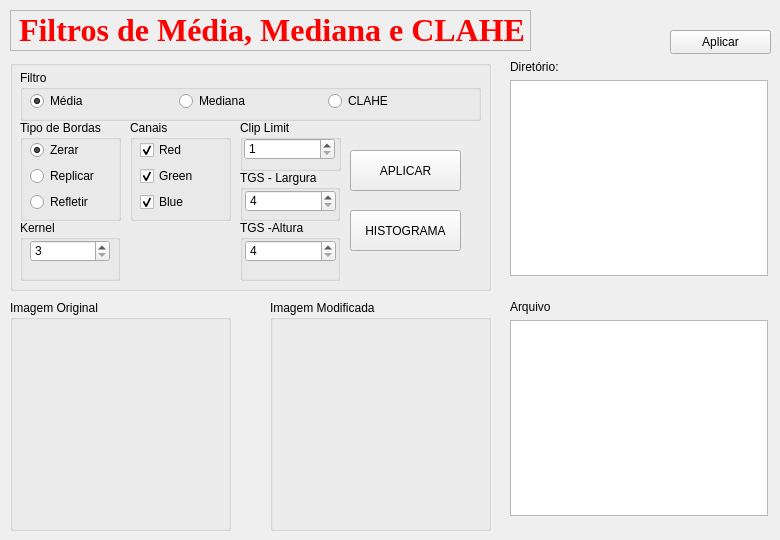
    <widget class="QWidget" name="page_6">
     <widget class="QLabel" name="label_titulo1_4">
      <property name="geometry">
       <rect>
        <x>10</x>
        <y>10</y>
        <width>521</width>
        <height>41</height>
       </rect>
      </property>
      <property name="font">
       <font>
        <family>Times New Roman</family>
        <pointsize>24</pointsize>
        <bold>true</bold>
       </font>
      </property>
      <property name="styleSheet">
       <string notr="true"/>
      </property>
      <property name="frameShape">
       <enum>QFrame::Shape::StyledPanel</enum>
      </property>
      <property name="frameShadow">
       <enum>QFrame::Shadow::Sunken</enum>
      </property>
      <property name="midLineWidth">
       <number>1</number>
      </property>
      <property name="text">
       <string>&lt;html&gt;&lt;head/&gt;&lt;body&gt;&lt;p&gt;&lt;span style=&quot; color:#ff0000;&quot;&gt;Filtros de Média, Mediana e CLAHE&lt;/span&gt;&lt;/p&gt;&lt;/body&gt;&lt;/html&gt;</string>
      </property>
      <property name="textFormat">
       <enum>Qt::TextFormat::RichText</enum>
      </property>
     </widget>
     <widget class="QGroupBox" name="groupBox_13">
      <property name="geometry">
       <rect>
        <x>10</x>
        <y>60</y>
        <width>481</width>
        <height>231</height>
       </rect>
      </property>
      <property name="title">
       <string/>
      </property>
      <widget class="QGroupBox" name="groupBox_14">
       <property name="geometry">
        <rect>
         <x>10</x>
         <y>160</y>
         <width>100</width>
         <height>61</height>
        </rect>
       </property>
       <property name="title">
        <string>Kernel</string>
       </property>
       <widget class="QSpinBox" name="spinBox_kernel">
        <property name="geometry">
         <rect>
          <x>10</x>
          <y>20</y>
          <width>80</width>
          <height>22</height>
         </rect>
        </property>
        <property name="readOnly">
         <bool>false</bool>
        </property>
        <property name="minimum">
         <number>3</number>
        </property>
        <property name="maximum">
         <number>13</number>
        </property>
       </widget>
      </widget>
      <widget class="QGroupBox" name="groupBox_15">
       <property name="geometry">
        <rect>
         <x>10</x>
         <y>60</y>
         <width>101</width>
         <height>101</height>
        </rect>
       </property>
       <property name="title">
        <string>Tipo de Bordas</string>
       </property>
       <widget class="QWidget" name="layoutWidget">
        <property name="geometry">
         <rect>
          <x>10</x>
          <y>20</y>
          <width>81</width>
          <height>74</height>
         </rect>
        </property>
        <layout class="QVBoxLayout" name="verticalLayout_18">
         <item>
          <widget class="QRadioButton" name="radioButton_zerar_borda">
           <property name="text">
            <string>Zerar</string>
           </property>
           <property name="checked">
            <bool>true</bool>
           </property>
          </widget>
         </item>
         <item>
          <widget class="QRadioButton" name="radioButton_replicar_borda">
           <property name="text">
            <string>Replicar</string>
           </property>
          </widget>
         </item>
         <item>
          <widget class="QRadioButton" name="radioButton_refletir_borda">
           <property name="text">
            <string>Refletir</string>
           </property>
          </widget>
         </item>
        </layout>
       </widget>
      </widget>
      <widget class="QGroupBox" name="groupBox_16">
       <property name="geometry">
        <rect>
         <x>120</x>
         <y>60</y>
         <width>101</width>
         <height>101</height>
        </rect>
       </property>
       <property name="title">
        <string>Canais</string>
       </property>
       <widget class="QWidget" name="layoutWidget">
        <property name="geometry">
         <rect>
          <x>10</x>
          <y>20</y>
          <width>81</width>
          <height>74</height>
         </rect>
        </property>
        <layout class="QVBoxLayout" name="verticalLayout_19">
         <item>
          <widget class="QCheckBox" name="checkBox_red">
           <property name="text">
            <string>Red</string>
           </property>
           <property name="checked">
            <bool>true</bool>
           </property>
          </widget>
         </item>
         <item>
          <widget class="QCheckBox" name="checkBox_green">
           <property name="text">
            <string>Green</string>
           </property>
           <property name="checked">
            <bool>true</bool>
           </property>
          </widget>
         </item>
         <item>
          <widget class="QCheckBox" name="checkBox_blue">
           <property name="text">
            <string>Blue</string>
           </property>
           <property name="checked">
            <bool>true</bool>
           </property>
          </widget>
         </item>
        </layout>
       </widget>
      </widget>
      <widget class="QGroupBox" name="groupBox_17">
       <property name="geometry">
        <rect>
         <x>230</x>
         <y>60</y>
         <width>101</width>
         <height>51</height>
        </rect>
       </property>
       <property name="title">
        <string>Clip Limit</string>
       </property>
       <widget class="QSpinBox" name="spinBox_clip_limit">
        <property name="geometry">
         <rect>
          <x>4</x>
          <y>18</y>
          <width>91</width>
          <height>22</height>
         </rect>
        </property>
        <property name="minimum">
         <number>1</number>
        </property>
        <property name="maximum">
         <number>100</number>
        </property>
        <property name="stepType">
         <enum>QAbstractSpinBox::StepType::DefaultStepType</enum>
        </property>
       </widget>
      </widget>
      <widget class="QGroupBox" name="groupBox_18">
       <property name="geometry">
        <rect>
         <x>230</x>
         <y>110</y>
         <width>100</width>
         <height>51</height>
        </rect>
       </property>
       <property name="title">
        <string>TGS - Largura</string>
       </property>
       <widget class="QSpinBox" name="spinBox_tgs_largura">
        <property name="geometry">
         <rect>
          <x>5</x>
          <y>20</y>
          <width>91</width>
          <height>22</height>
         </rect>
        </property>
        <property name="toolTip">
         <string>Tile Grid Size - Lagura</string>
        </property>
        <property name="minimum">
         <number>4</number>
        </property>
       </widget>
      </widget>
      <widget class="QGroupBox" name="groupBox_19">
       <property name="geometry">
        <rect>
         <x>230</x>
         <y>160</y>
         <width>100</width>
         <height>61</height>
        </rect>
       </property>
       <property name="title">
        <string>TGS -Altura</string>
       </property>
       <widget class="QSpinBox" name="spinBox_tgs_altura">
        <property name="geometry">
         <rect>
          <x>5</x>
          <y>20</y>
          <width>91</width>
          <height>22</height>
         </rect>
        </property>
        <property name="toolTip">
         <string>Tile Grid Size - Altura</string>
        </property>
        <property name="minimum">
         <number>4</number>
        </property>
       </widget>
      </widget>
      <widget class="QPushButton" name="pushButton_aplicar_filtro">
       <property name="geometry">
        <rect>
         <x>340</x>
         <y>90</y>
         <width>111</width>
         <height>41</height>
        </rect>
       </property>
       <property name="text">
        <string>APLICAR</string>
       </property>
      </widget>
      <widget class="QGroupBox" name="groupBox_22">
       <property name="geometry">
        <rect>
         <x>10</x>
         <y>10</y>
         <width>461</width>
         <height>51</height>
        </rect>
       </property>
       <property name="title">
        <string>Filtro</string>
       </property>
       <widget class="QWidget" name="layoutWidget">
        <property name="geometry">
         <rect>
          <x>10</x>
          <y>20</y>
          <width>441</width>
          <height>22</height>
         </rect>
        </property>
        <layout class="QHBoxLayout" name="horizontalLayout_16">
         <item>
          <widget class="QRadioButton" name="radioButton_filtro_media">
           <property name="text">
            <string>Média</string>
           </property>
           <property name="checked">
            <bool>true</bool>
           </property>
          </widget>
         </item>
         <item>
          <widget class="QRadioButton" name="radioButton_filtro_mediana">
           <property name="text">
            <string>Mediana</string>
           </property>
          </widget>
         </item>
         <item>
          <widget class="QRadioButton" name="radioButton_filtro_CLAHE">
           <property name="text">
            <string>CLAHE</string>
           </property>
          </widget>
         </item>
        </layout>
       </widget>
      </widget>
      <widget class="QPushButton" name="pushButton_histograma_4">
       <property name="geometry">
        <rect>
         <x>340</x>
         <y>150</y>
         <width>111</width>
         <height>41</height>
        </rect>
       </property>
       <property name="text">
        <string>HISTOGRAMA</string>
       </property>
      </widget>
     </widget>
     <widget class="QPushButton" name="pushButton_selecionar_imagem_filtro">
      <property name="geometry">
       <rect>
        <x>670</x>
        <y>30</y>
        <width>101</width>
        <height>24</height>
       </rect>
      </property>
      <property name="text">
       <string>Aplicar</string>
      </property>
     </widget>
     <widget class="QWidget" name="layoutWidget_6">
      <property name="geometry">
       <rect>
        <x>510</x>
        <y>60</y>
        <width>258</width>
        <height>216</height>
       </rect>
      </property>
      <layout class="QVBoxLayout" name="verticalLayout_20">
       <item>
        <widget class="QLabel" name="label_diretorio_imagem_geometrica_2">
         <property name="text">
          <string>Diretório:</string>
         </property>
        </widget>
       </item>
       <item>
        <widget class="QTreeView" name="treeView_diretorio_imagem_filtro"/>
       </item>
      </layout>
     </widget>
     <widget class="QWidget" name="layoutWidget_7">
      <property name="geometry">
       <rect>
        <x>510</x>
        <y>300</y>
        <width>258</width>
        <height>216</height>
       </rect>
      </property>
      <layout class="QVBoxLayout" name="verticalLayout_21">
       <item>
        <widget class="QLabel" name="label_arquivo_imagem_geometrica_2">
         <property name="text">
          <string>Arquivo</string>
         </property>
        </widget>
       </item>
       <item>
        <widget class="QListView" name="listView_arquivo_imagem_filtro"/>
       </item>
      </layout>
     </widget>
     <widget class="QGroupBox" name="groupBox_20">
      <property name="geometry">
       <rect>
        <x>10</x>
        <y>300</y>
        <width>221</width>
        <height>231</height>
       </rect>
      </property>
      <property name="title">
       <string>Imagem Original</string>
      </property>
      <widget class="QLabel" name="label_imagem_filtro_original">
       <property name="geometry">
        <rect>
         <x>10</x>
         <y>20</y>
         <width>200</width>
         <height>200</height>
        </rect>
       </property>
       <property name="text">
        <string/>
       </property>
       <property name="pixmap">
        <pixmap resource="resource.qrc">:/img/resource/img/default_img.png</pixmap>
       </property>
       <property name="scaledContents">
        <bool>true</bool>
       </property>
      </widget>
     </widget>
     <widget class="QGroupBox" name="groupBox_21">
      <property name="geometry">
       <rect>
        <x>270</x>
        <y>300</y>
        <width>221</width>
        <height>231</height>
       </rect>
      </property>
      <property name="title">
       <string>Imagem Modificada</string>
      </property>
      <widget class="QLabel" name="label_imagem_filtro_modificada">
       <property name="geometry">
        <rect>
         <x>10</x>
         <y>20</y>
         <width>200</width>
         <height>200</height>
        </rect>
       </property>
       <property name="text">
        <string/>
       </property>
       <property name="pixmap">
        <pixmap resource="resource.qrc">:/img/resource/img/default_img.png</pixmap>
       </property>
       <property name="scaledContents">
        <bool>true</bool>
       </property>
      </widget>
     </widget>
    </widget>
